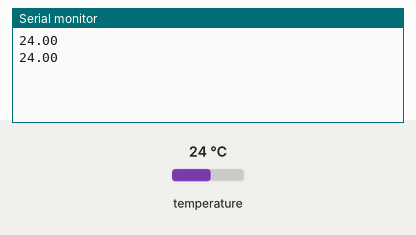
Recording of a sketch running on a simulated Arduino Uno, built with avr-gcc and run on an emulated ATmega328P. Shown: the last lines printed to the serial monitor. The inputs (shaded band) are chosen by the test bench; at power-on: temperature 24 °C.

Above: at 2.8 s.
2.9 s: temperature set to 12 °C
At 4.9 s:
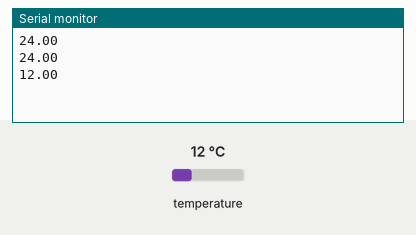
5.6 s: temperature set to 19 °C
At 6.5 s:
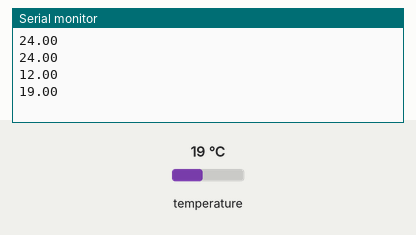
Timing chart, 0 to 8.6 s (numbered marks = the images above; inputs shaded):
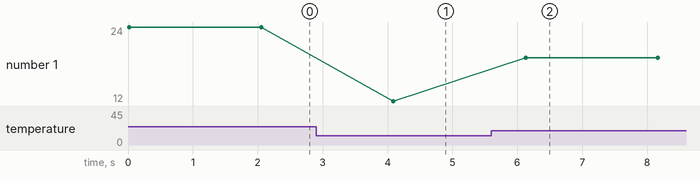

The sketch:

temperature_sensor.ino
```cpp
#include <OneWire.h>

// DS18S20 Temperature chip i/o
OneWire ds(2);

void setup(void) {
  Serial.begin(9600);
}

void loop(void) {
  float temperature = getTemp();
  if (temperature>-55) {
    Serial.println(temperature);
  }
  delay(1000);
}

float getTemp() {

  byte data[12];
  byte addr[8];

  if ( !ds.search(addr)) {
      //Serial.print("No more addresses.\n");
      ds.reset_search();
      return -1000;
  }

  if ( OneWire::crc8( addr, 7) != addr[7]) {
      //Serial.print("CRC is not valid!\n");
      return -1000;
  }

  if ( addr[0] == 0x10) {
      //Serial.print("Device is a DS18S20 family device.\n");
  }
  else if ( addr[0] == 0x28) {
      //Serial.print("Device is a DS18B20 family device.\n");
  }
  else {
      //Serial.print("Device family is not recognized: 0x");
      //Serial.println(addr[0],HEX);
      return -1000;
  }

  ds.reset();
  ds.select(addr);
  ds.write(0x44,1);         // start conversion, with parasite power on at the end

  // we might do a ds.depower() here, but the reset will take care of it.

  byte present = ds.reset();
  ds.select(addr);
  ds.write(0xBE);         // Read Scratchpad

  //Serial.print("P=");
  //Serial.print(present,HEX);
  //Serial.print(" ");
  for (int i = 0; i < 9; i++) {           // we need 9 bytes
    data[i] = ds.read();
    //Serial.print(data[i], HEX);
    //Serial.print(" ");
  }
  //Serial.print(" CRC=");
  //Serial.print( OneWire::crc8( data, 8), HEX);

  byte MSB = data[1];
  byte LSB = data[0];
  float tempRead = ((MSB << 8) | LSB);
  float TemperatureSum = tempRead / 16;
  return TemperatureSum;

}
```

Measured:
- after the input at 2.9 s, the serial monitor: prints a new line after 1.2 s (image 1)
- after the input at 5.6 s, the serial monitor: prints a new line after 0.53 s (image 2)
- plotted number 1: 24 → 12 after the input at 2.9 s, 12 → 19 after the input at 5.6 s
